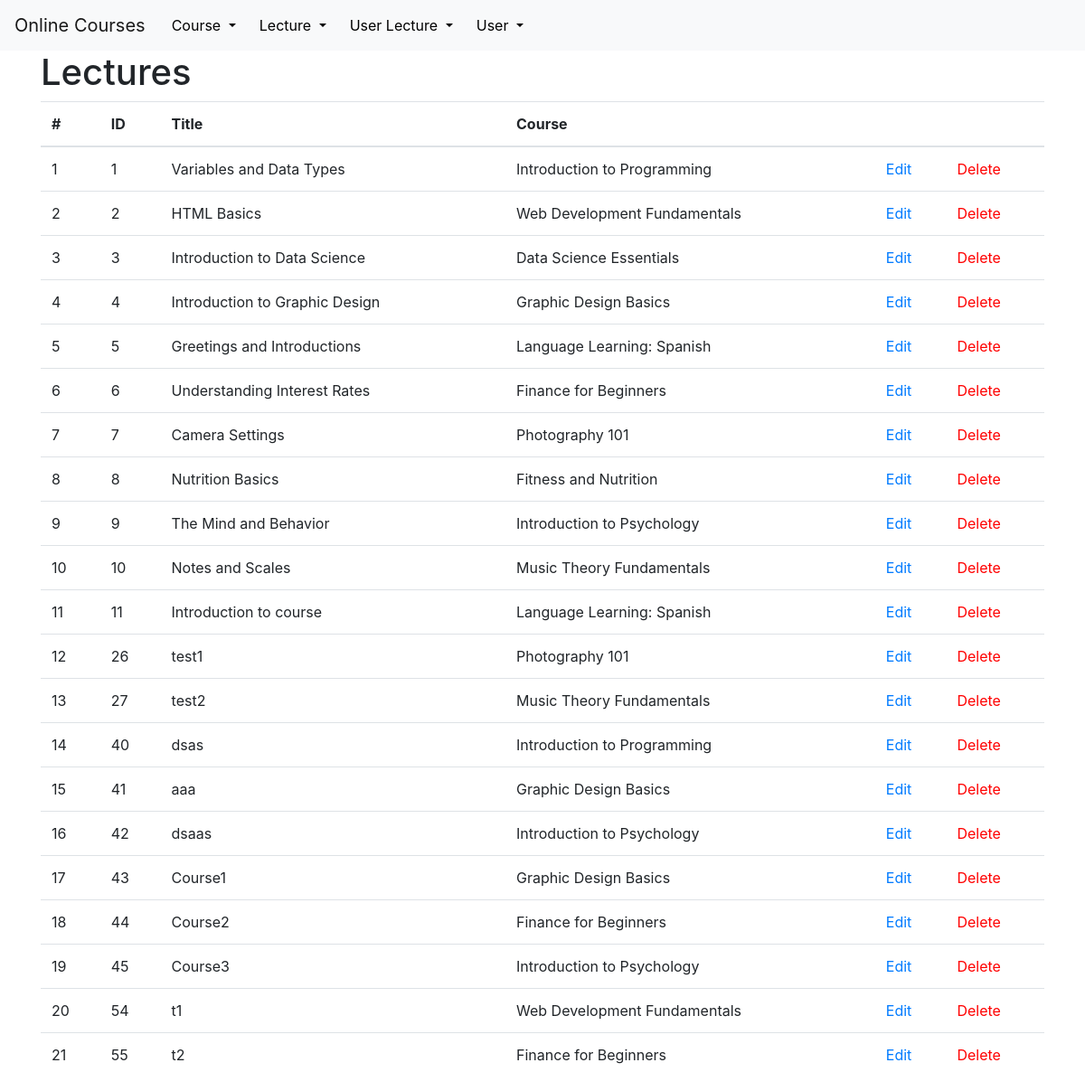
The page /lectures on the database its author committed.
### tables this page shows
CREATE TABLE lectures (
    id INTEGER PRIMARY KEY AUTOINCREMENT,
    title VARCHAR(255) NOT NULL,
    fk_COURSEid INTEGER REFERENCES courses(id)
);

CREATE TABLE courses (
    id INTEGER PRIMARY KEY AUTOINCREMENT,
    name VARCHAR(255) NOT NULL,
    approximate_duration INTEGER NOT NULL,
    overview TEXT NOT NULL,
    price DECIMAL(10, 2) NOT NULL
);

### app.py (the view)
@app.route('/<string:table_name>')
def show(table_name):
    connection = get_db_connection()
    my_class = classAdresses[table_name]
    rows = my_class.select(connection)
    special_attributes = {}
    print(my_class.table_name)
    return render_template('table.html', rows=rows, table_class=my_class,
                           special_attributes=tableFkToDict(my_class.table_name, rows))

### DB_Classes.py (called while the page is built)
    @classmethod
    def select(cls, db_connection, amount=None):
        query = f"SELECT * FROM '{cls.table_name}'"
        if amount is not None:
            query += " LIMIT ?"
            users = db_connection.execute(query, (amount,))
        else:
            users = db_connection.execute(query)
        return users.fetchall()

    @classmethod
    def get(cls, db_connection, id):
        return db_connection.execute(f'SELECT * FROM {cls.table_name} WHERE {cls.id} = ?', (id,)).fetchone()

### app.py (called while the page is built)
def fkToDict(FK, rows, corresponding_attribute, db='database.db'):
    res = {}
    res.update({FK: {}})
    connection = get_db_connection(db)
    for row in rows:
        ID = row[str(FK)]
        try:
            (res[FK].update
             ({ID: FK.Class.get(connection, ID)[corresponding_attribute]}))
        except TypeError:
            print("No such attribute")
    return res

def get_db_connection(db='database.db'):
    connection = sqlite3.connect(db)
    connection.row_factory = sqlite3.Row
    return connection

@app.template_filter('str')
def toString(value):
    return str(value)

@app.template_filter('table_name')
def getTableName(myClass):
    return myClass.table_name

@app.template_filter('get_attributes')
def getAttributes(myClass):
    return myClass.attributes

@app.template_filter('get_title')
def getTitle(myClass):
    if myClass == User:
        return usersTitle
    elif myClass == Course:
        return coursesTitle
    elif myClass == Lecture:
        return lecturesTitle
    elif myClass == UserLecture:
        return userLecturesTitle

@app.template_filter('get_id')
def getID(myClass):
    return myClass.id

### data_entries.py (called while the page is built)
    def __eq__(self, other):
        return self.name == other.name and self.foreignClass == other.foreignClass

    def __key(self):
        return self.name, self.foreignClass

    def __hash__(self):
        return hash(self.__key())

    @property
    def Class(self):
        return self.foreignClass

    def __str__(self):
        return self.name.lower()

### templates/table.html
{% extends 'base.html' %}
{% block content %}
    <h1>{% block title %} {{ table_class.stringRepresentation }}s {% endblock %}</h1>
    {% set id = table_class | get_id %}
    <table class="table">
      <thead>
        <tr>
          <th scope="col">#</th>
          {% for attribute in table_class | get_title %}
            <th scope="col">{{ attribute }}</th>
          {% endfor %}
            <th scope="col"></th>
            <th scope="col"></th>
        </tr>
      </thead>
      <tbody>
      {% for row in rows %}
        <tr>
            <td>{{ loop.index }}</td>
            <td>{{ row[id] }}</td>
            {% for attribute in table_class | get_attributes %}
                {% if special_attributes[attribute] is defined %}
                    <td>{{special_attributes[attribute][row[attribute | str]] | str}}</td>
                {% else %}
                    <td>{{ row[attribute | str] }}</td>
                {% endif %}
            {% endfor %}
            <td><a href="{{ url_for('edit', table_name = table_class | table_name, element_id=row['id']) }}">Edit</a></td>
            <td><a href="{{ url_for('delete', table_name = table_class | table_name, element_id=row['id']) }}" class="delete-link">Delete</a></td>
          </tr>
      {% endfor %}
      </tbody>
    </table>
{% endblock %}

### static/css/style.css (style rules this page uses)
.delete-link { color: red; }

### rows shown on the page
lectures: id "1", title "Variables and Data Types", fk_COURSEid.name "Introduction to Programming"
lectures: id "2", title "HTML Basics", fk_COURSEid.name "Web Development Fundamentals"
lectures: id "3", title "Introduction to Data Science", fk_COURSEid.name "Data Science Essentials"
lectures: id "4", title "Introduction to Graphic Design", fk_COURSEid.name "Graphic Design Basics"
lectures: id "5", title "Greetings and Introductions", fk_COURSEid.name "Language Learning: Spanish"
lectures: id "6", title "Understanding Interest Rates", fk_COURSEid.name "Finance for Beginners"
lectures: id "7", title "Camera Settings", fk_COURSEid.name "Photography 101"
lectures: id "8", title "Nutrition Basics", fk_COURSEid.name "Fitness and Nutrition"
lectures: id "9", title "The Mind and Behavior", fk_COURSEid.name "Introduction to Psychology"
lectures: id "10", title "Notes and Scales", fk_COURSEid.name "Music Theory Fundamentals"
lectures: id "11", title "Introduction to course", fk_COURSEid.name "Language Learning: Spanish"
lectures: id "26", title "test1", fk_COURSEid.name "Photography 101"
lectures: id "27", title "test2", fk_COURSEid.name "Music Theory Fundamentals"
lectures: id "40", title "dsas", fk_COURSEid.name "Introduction to Programming"
lectures: id "41", title "aaa", fk_COURSEid.name "Graphic Design Basics"
lectures: id "42", title "dsaas", fk_COURSEid.name "Introduction to Psychology"
lectures: id "43", title "Course1", fk_COURSEid.name "Graphic Design Basics"
lectures: id "44", title "Course2", fk_COURSEid.name "Finance for Beginners"
lectures: id "45", title "Course3", fk_COURSEid.name "Introduction to Psychology"
lectures: id "54", title "t1", fk_COURSEid.name "Web Development Fundamentals"
lectures: id "55", title "t2", fk_COURSEid.name "Finance for Beginners"

### other values the page prints
{{ table_class.stringRepresentation }} "Lecture"
{{ attribute }} "ID" "Title" "Course"
